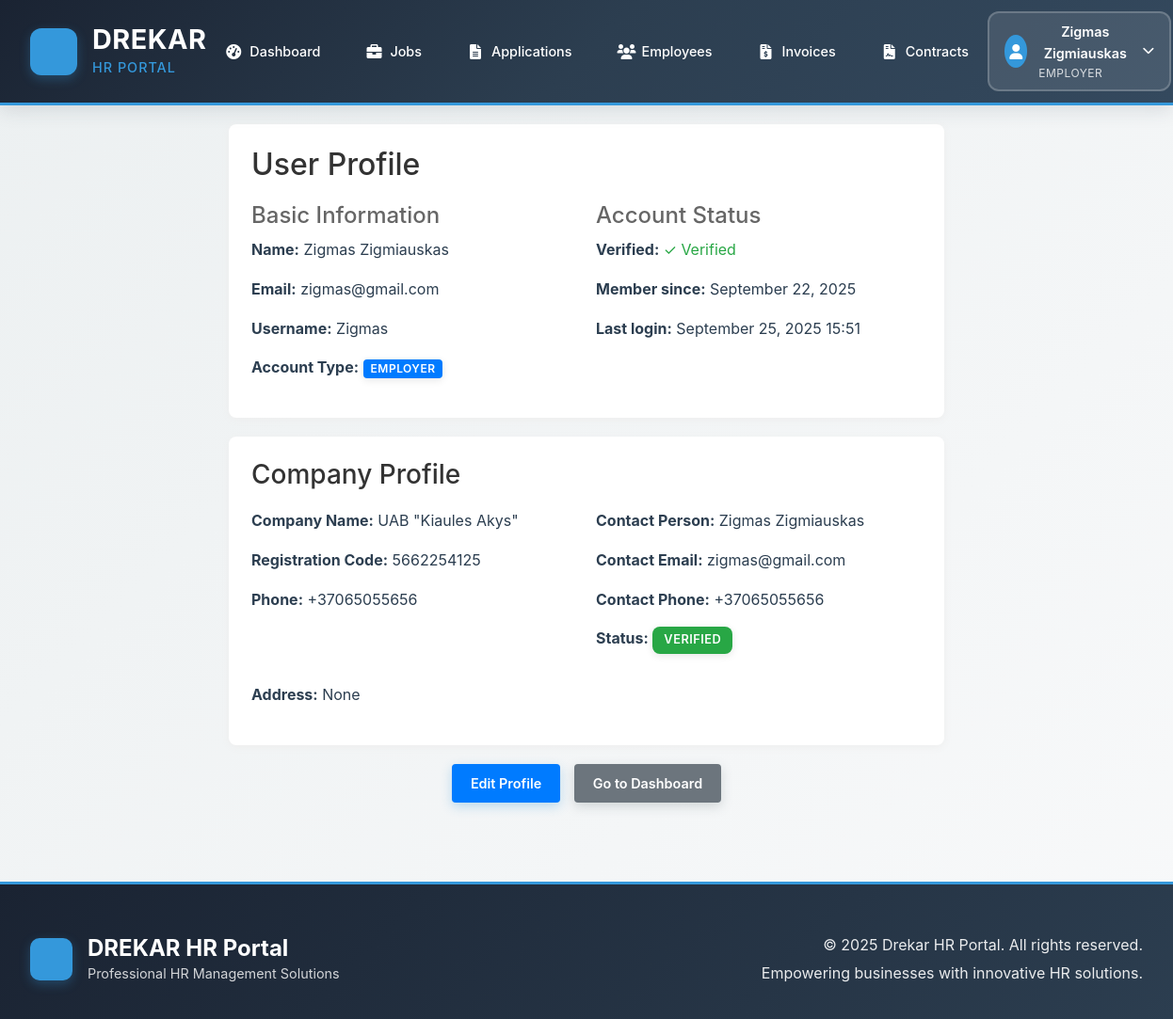
Screenshot of /accounts/profile/ (signed in) with the database file from the repository.
### accounts/models.py (models this page shows, shortened)
class User(AbstractUser):
    USER_TYPE_CHOICES = [
        ('EMPLOYER', 'Employer'),
        ('EMPLOYEE', 'Employee'),
        ('EOR_CLIENT', 'EOR Client'),
        ('ADMIN', 'Admin'),
    ]
    user_type = models.CharField(
        max_length=20,
        choices=USER_TYPE_CHOICES,
        default='EMPLOYEE'
    )
    email = models.EmailField(unique=True)
    is_verified = models.BooleanField(default=False)
    registration_date = models.DateTimeField(auto_now_add=True)
    USERNAME_FIELD = 'email'
    REQUIRED_FIELDS = ['username']

### employers/models.py (models this page shows, shortened)
class EmployerProfile(BaseClientProfile):
    class VerificationStatus(models.TextChoices):
        PENDING = 'PENDING', 'Pending'
        VERIFIED = 'VERIFIED', 'Verified'
        REJECTED = 'REJECTED', 'Rejected'
    phone = models.CharField(max_length=20)
    website = models.URLField(blank=True, null=True)
    contact_person_phone = models.CharField(max_length=20)
    internal_verification_status = models.CharField(
        max_length=20,
        choices=VerificationStatus.choices,
        default=VerificationStatus.PENDING
    )
    verification_notes = models.TextField(blank=True, null=True)
    logo = models.ImageField(blank=True, null=True, upload_to='employer_logos/', help_text="Company logo (will be resized to 200x200px)")

### accounts/views.py (the view)
# urls.py: path('profile/', views.profile_view, name='profile'),
@login_required
def profile_view(request):
    context = {
        'user': request.user,
    }
    if hasattr(request.user, 'employerprofile'):
        context['profile'] = request.user.employerprofile
        context['profile_type'] = 'employer'
    elif hasattr(request.user, 'employeeprofile'):
        context['profile'] = request.user.employeeprofile
        context['profile_type'] = 'employee'
    elif hasattr(request.user, 'eorclientprofile'):
        context['profile'] = request.user.eorclientprofile
        context['profile_type'] = 'eor_client'
    return render(request, 'accounts/profile.html', context)

### templates/accounts/profile.html (shortened to what this page needs)
{% extends 'core/base1.html' %}
{% load i18n %}
{% block content %}
<div class="container" style="max-width: 800px; margin: 0 auto; padding: 20px;">
    <div class="profile-header" style="background: #fff; border-radius: 8px; box-shadow: 0 2px 8px #eee; padding: 24px; margin-bottom: 20px;">
        <h2 style="margin-bottom: 20px; color: #333;">{% trans "User Profile" %}</h2>
        <div class="user-info" style="display: grid; grid-template-columns: 1fr 1fr; gap: 20px;">
            <div>
                <h4 style="color: #666; margin-bottom: 10px;">{% trans "Basic Information" %}</h4>
                <p><strong>{% trans "Name:" %}</strong> {{ user.first_name }} {{ user.last_name }}</p>
                <p><strong>{% trans "Email:" %}</strong> {{ user.email }}</p>
                <p><strong>{% trans "Username:" %}</strong> {{ user.username }}</p>
                <p><strong>{% trans "Account Type:" %}</strong>
                    <span class="badge badge-{{ user.user_type|lower }}" style="background: #007bff; color: white; padding: 4px 8px; border-radius: 4px; font-size: 12px;">
                        {{ user.get_user_type_display }}
                    </span>
                </p>
            </div>
            <div>
                <h4 style="color: #666; margin-bottom: 10px;">{% trans "Account Status" %}</h4>
                <p><strong>{% trans "Verified:" %}</strong>
                    {% if user.is_verified %}
                        <span style="color: #28a745;">✓ {% trans "Verified" %}</span>
                    {% else %}
                        <span style="color: #dc3545;">✗ {% trans "Not verified" %}</span>
                    {% endif %}
                </p>
                <p><strong>{% trans "Member since:" %}</strong> {{ user.registration_date|date:"F d, Y" }}</p>
                <p><strong>{% trans "Last login:" %}</strong> {{ user.last_login|date:"F d, Y H:i"|default:"Never" }}</p>
            </div>
        </div>
    </div>
    {% if profile %}
    <div class="profile-details" style="background: #fff; border-radius: 8px; box-shadow: 0 2px 8px #eee; padding: 24px; margin-bottom: 20px;">
        <h3 style="margin-bottom: 20px; color: #333;">
            {% if profile_type == 'employer' %}
                {% trans "Company Profile" %}
            {% elif profile_type == 'employee' %}
                {% trans "Employee Profile" %}
            {% elif profile_type == 'eor_client' %}
                {% trans "EOR Client Profile" %}
            {% endif %}
        </h3>
        {% if profile_type == 'employer' %}
            <div style="display: grid; grid-template-columns: 1fr 1fr; gap: 20px;">
                <div>
                    <p><strong>{% trans "Company Name:" %}</strong> {{ profile.company_name }}</p>
                    <p><strong>{% trans "Registration Code:" %}</strong> {{ profile.registration_code }}</p>
                    <p><strong>{% trans "Phone:" %}</strong> {{ profile.phone }}</p>
                </div>
                <div>
                    <p><strong>{% trans "Contact Person:" %}</strong> {{ profile.contact_person_name }}</p>
                    <p><strong>{% trans "Contact Email:" %}</strong> {{ profile.contact_person_email }}</p>
                    <p><strong>{% trans "Contact Phone:" %}</strong> {{ profile.contact_person_phone }}</p>
                    <p><strong>{% trans "Status:" %}</strong>
                        <span class="badge badge-{{ profile.internal_verification_status|lower }}">
                            {{ profile.get_internal_verification_status_display }}
                        </span>
                    </p>
                </div>
            </div>
            <div style="margin-top: 15px;">
                <p><strong>{% trans "Address:" %}</strong> {{ profile.address }}</p>
            </div>
        {% endif %}
    </div>
    {% endif %}
    <div class="profile-actions" style="text-align: center;">
        <a href="{% url 'accounts:profile_edit' %}" class="btn btn-primary" style="background: #007bff; color: white; padding: 10px 20px; text-decoration: none; border-radius: 4px; margin-right: 10px;">
            {% trans "Edit Profile" %}
        </a>
        {% if user.user_type == 'EMPLOYER' %}
            <a href="{% url 'employers:dashboard' %}" class="btn btn-secondary" style="background: #6c757d; color: white; padding: 10px 20px; text-decoration: none; border-radius: 4px;">
                {% trans "Go to Dashboard" %}
            </a>
        {% elif user.user_type == 'EMPLOYEE' %}
            <a href="{% url 'employees:dashboard' %}" class="btn btn-secondary" style="background: #6c757d; color: white; padding: 10px 20px; text-decoration: none; border-radius: 4px;">
                {% trans "Go to Dashboard" %}
            </a>
        {% elif user.user_type == 'EOR_CLIENT' %}
            <a href="{% url 'eor_services:dashboard' %}" class="btn btn-secondary" style="background: #6c757d; color: white; padding: 10px 20px; text-decoration: none; border-radius: 4px;">
                {% trans "Go to Dashboard" %}
            </a>
        {% endif %}
    </div>
</div>
{% endblock %}

### templates/core/base1.html (shortened to what this page needs)
<!DOCTYPE html>
<html lang="en">
<head>
    {% load static %}
    <link href="https://cdn.jsdelivr.net/npm/bootstrap@5.3.0/dist/css/bootstrap.min.css" rel="stylesheet">
    <link rel="stylesheet" href="{% static 'css/style.css' %}">
    <link href="https://cdnjs.cloudflare.com/ajax/libs/font-awesome/6.0.0/css/all.min.css" rel="stylesheet">
</head>
<body>
    <header class="header-solid">
        <nav class="navbar-professional">
            <div class="nav-brand-container">
                <div class="brand-logo">
                </div>
                <div class="brand-text">
                    <h1>DREKAR</h1>
                    <span class="brand-subtitle">HR Portal</span>
                </div>
            </div>
            <div class="nav-center">
                {% if user.is_authenticated %}
                    {% if user.user_type == 'EMPLOYER' %}
                        <a href="{% url 'employers:dashboard' %}" class="nav-item {% if request.resolver_match.url_name == 'dashboard' and request.resolver_match.namespace == 'employers' %}active{% endif %}">
                            <i class="fas fa-tachometer-alt"></i><span>Dashboard</span>
                        </a>
                        <a href="{% url 'employers:job_postings_list' %}" class="nav-item ">
                            <i class="fas fa-briefcase"></i><span>Jobs</span>
                        </a>
                        <a href="{% url 'employers:applications_list' %}" class="nav-item ">
                            <i class="fas fa-file-alt"></i><span>Applications</span>
                        </a>
                        <a href="{% url 'employers:assignments_list' %}" class="nav-item {% if request.resolver_match.url_name in 'assignments_list,assignment_detail' and request.resolver_match.namespace == 'employers' %}active{% endif %}">
                            <i class="fas fa-users"></i><span>Employees</span>
                        </a>
                        <a href="{% url 'employers:invoices_list' %}" class="nav-item ">
                            <i class="fas fa-file-invoice-dollar"></i><span>Invoices</span>
                        </a>
                        <a href="{% url 'employers:contracts_list' %}" class="nav-item ">
                            <i class="fas fa-file-contract"></i><span>Contracts</span>
                        </a>
                    {% endif %}
                {% endif %}
            </div>
            <div class="nav-end">
                {% if user.is_authenticated %}
                    <div class="user-menu-professional">
                        <button class="user-toggle-btn" onclick="toggleUserMenu()">
                            <div class="user-avatar">
                                <i class="fas fa-user"></i>
                            </div>
                            <div class="user-info">
                                <span class="user-name">{{ user.get_full_name|default:user.username }}</span>
                                <span class="user-role">{{ user.get_user_type_display }}</span>
                            </div>
                            <i class="fas fa-chevron-down toggle-icon"></i>
                        </button>
                    </div>
                {% endif %}
            </div>
        </nav>
    </header>
    <main class="main-content">
        {% block content %}
        {% endblock %}
    </main>
    <footer class="footer-professional">
        <div class="footer-content">
            <div class="footer-brand">
                <div class="brand-logo">
                </div>
                <div>
                    <h3>DREKAR HR Portal</h3>
                    <p>Professional HR Management Solutions</p>
                </div>
            </div>
            <div class="footer-info">
                <p>&copy; 2025 Drekar HR Portal. All rights reserved.</p>
                <p>Empowering businesses with innovative HR solutions.</p>
            </div>
        </div>
    </footer>
</body>
</html>

### templates/accounts/profile.html (style rules this page uses)
.badge-verified { background: #28a745 !important; }
.badge-employer { background: #007bff !important; }

### rows the page displays
User: get_full_name "Zigmas Zigmiauskas", user_type "EMPLOYER", first_name "Zigmas", last_name "Zigmiauskas", email "zigmas@gmail.com", username "Zigmas", registration_date "September 22, 2025", last_login "September 25, 2025 15:51"
EmployerProfile: company_name "UAB \"Kiaules Akys\"", registration_code "5662254125", phone "+37065055656", contact_person_name "Zigmas Zigmiauskas", contact_person_email "zigmas@gmail.com", contact_person_phone "+37065055656", internal_verification_status "VERIFIED", address "None"
